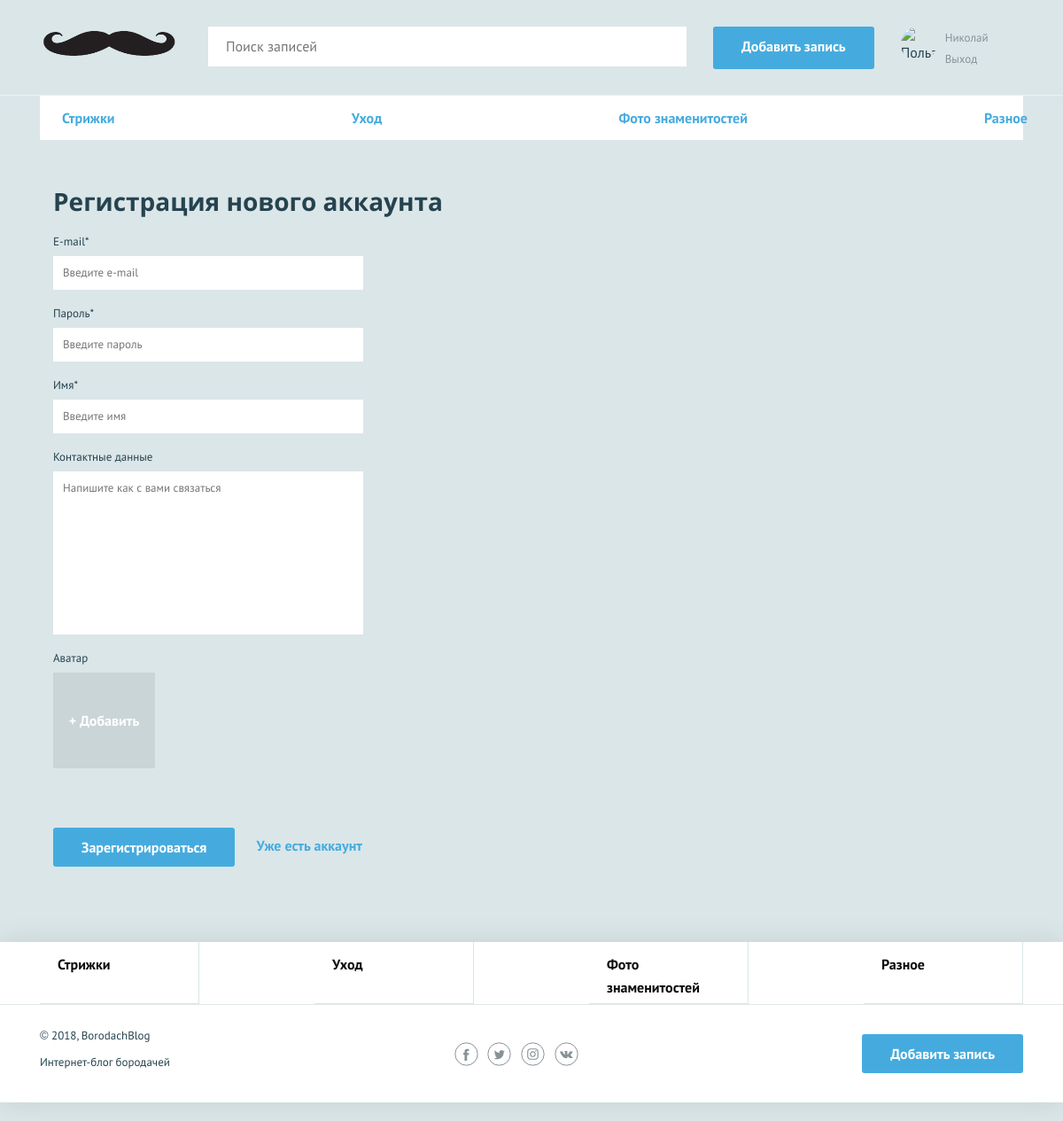
Page /sign-up.php (signed in) on the committed database.
### tables this page shows
CREATE TABLE `categories` (
  `id` int(11) NOT NULL,
  `category_name` text NOT NULL
);

### functions.php (called while the page is built, shortened)
<?php
 function include_template($name, $data) {
    $name = 'templates/' . $name;
    extract($data);
    require_once $name;
    $result = ob_get_clean();
    return $result;
}
?>

### templates/sign-up.php (the view, shortened to what this page needs)
<nav class="nav">
    <ul class="nav__list container">
        <?php foreach ($category_array as $value) { ?>
            <li class="nav__item">
                <a href="all-lots.php"><?= $value['category_name']; ?></a>
            </li>
        <?php
        }
        ?>
</ul>
</nav>
<form class="form container" action="../sign-up.php" method="post" enctype="multipart/form-data">
  <h2>Регистрация нового аккаунта</h2>
    <?php $classname = isset($errors['email']) ? "form__item--invalid" : "";?>
  <div class="form__item <?=$classname;?>">
    <label for="email">E-mail*</label>
    <input id="email" type="text" name="signup[email]" placeholder="Введите e-mail" value="<?=$values['email'] ?? ''; ?>" required>
  </div>
    <?php $classname = isset($errors['password']) ? "form__item--invalid" : "";?>
  <div class="form__item <?=$classname;?>">
    <label for="password">Пароль*</label>
    <input id="password" type="password" name="signup[password]" placeholder="Введите пароль"  required>
  </div>
    <?php $classname = isset($errors['name']) ? "form__item--invalid" : "";?>
  <div class="form__item <?=$classname;?>">
    <label for="name">Имя*</label>
    <input id="name" type="text" name="signup[name]" placeholder="Введите имя"  required>
  </div>
    <?php $classname = isset($errors['message']) ? "form__item--invalid" : "";?>
  <div class="form__item <?=$classname;?>">
    <label for="message">Контактные данные</label>
    <textarea id="message" name="signup[message]" placeholder="Напишите как с вами связаться"  ></textarea>
  </div>
  <div class="form__item form__item--file form__item--last">
    <label>Аватар</label>
    <div class="form__input-file">
      <label for="photo2">
        <span>+ Добавить</span>
      </label>
    </div>
  </div>
  <button type="submit" class="button">Зарегистрироваться</button>
  <a class="text-link" href="../login.php">Уже есть аккаунт</a>
</form>

### templates/layout.php (shortened to what this page needs)
<!DOCTYPE html>
<html lang="ru">
<head>
    <link href="css/normalize.min.css" rel="stylesheet">
    <link href="css/style.css" rel="stylesheet">
</head>
<body>
<div class="page-wrapper">
    <header class="main-header">
        <div class="main-header__container container">
            <a class="main-header__logo" href="../index.php">
                <img src="img/logo.png" width="160" height="39" alt="Логотип компании YetiCave">
            </a>
            <form class="main-header__search" method="get" action="search.php">
                <input type="search" name="search" placeholder="Поиск записей">
                <input class="main-header__search-btn" type="submit" name="find" value="Найти">
            </form>
            <?php if(isset($_SESSION['user'])): ?>
            <a class="main-header__add-lot button" href="../add.php">Добавить запись</a>
            <?php endif; ?>
            <nav class="user-menu">
                <?php if (isset($username)): ?>
                    <div class="user-menu__image">
                        <img src="<?=$_SESSION['user']['profile_img'];?>" width="40" height="40" alt="Пользователь">
                    </div>
                    <div class="user-menu__logged">
                        <p><a href="#"</a><?=$username ?></p>
                        <a href="logout.php">Выход</a>
                    </div>
                <?php endif; ?>
            </nav>
        </div>
    </header>
    <main class="container"><?= $content; ?></main>
</div>
<footer class="main-footer">
    <nav class="nav">
        <ul class="nav__list container">
            <?php foreach ($category_array as $value) { ?>
                <li class="promo__item promo__item--boards">
                    <a class="promo__link" href="#"> <?=$value['category_name']; ?> </a>
                </li>
                <?php
            }
            ?>
        </ul>
    </nav>
    <div class="main-footer__bottom container">
        <div class="main-footer__copyright">
            <p>© 2018, BorodachBlog</p>
            <p>Интернет-блог бородачей</p>
        </div>
        <div class="main-footer__social social">
            <a class="social__link social__link--facebook" href="#">
            </a>
            <a class="social__link social__link--twitter" href="#">
            </a>
            <a class="social__link social__link--instagram" href="#">
            </a>
            <a class="social__link social__link--vkontakte" href="#">
            </a>
        </div>
        <?php if(isset($_SESSION['user'])): ?>
        <a class="main-footer__add-lot button" href="../add.php">Добавить запись</a>
        <?php endif; ?>
    </div>
</footer>
</body>
</html>

### rows in the picture
categories: category_name "Стрижки"
categories: category_name "Уход"
categories: category_name "Фото знаменитостей"
categories: category_name "Разное"

### other values in the picture
$username "Николай"
